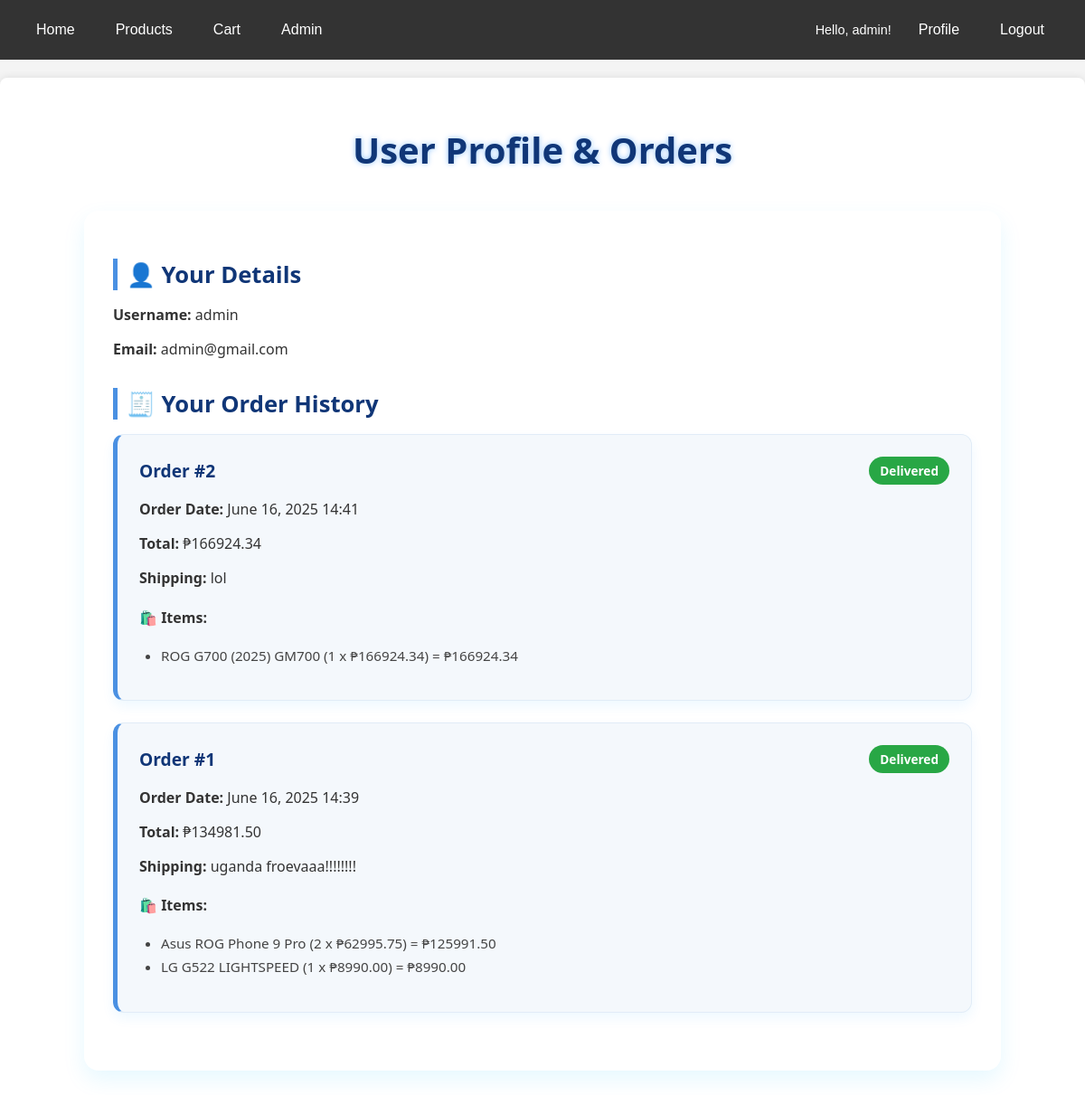
/accounts/profile/ (signed in), run on an earlier commit of the app's database.
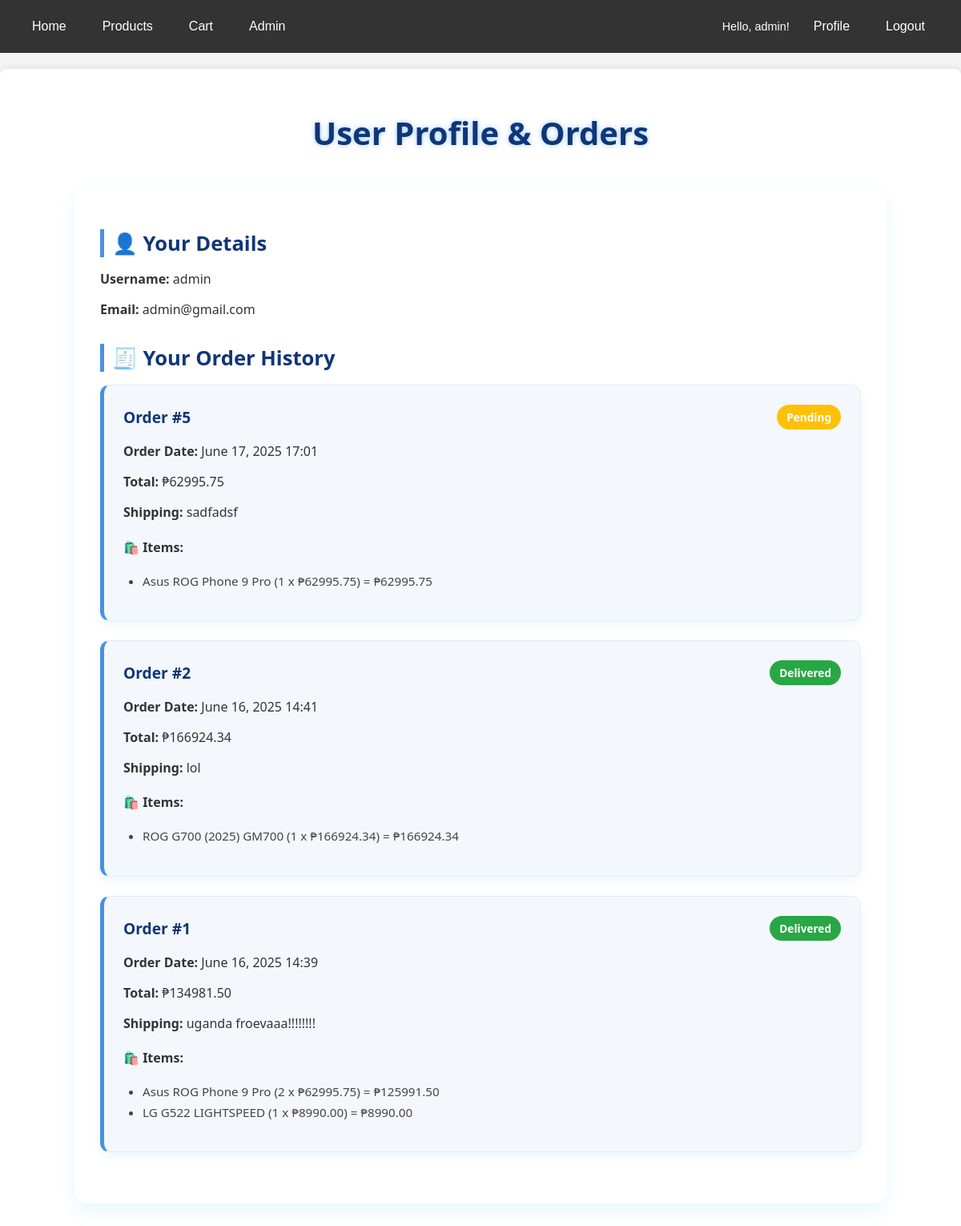
And on a later commit of the database.
### accounts/models.py (models this page shows, shortened)
class Order(models.Model):
    user = models.ForeignKey(User, on_delete=models.CASCADE)
    order_date = models.DateTimeField(auto_now_add=True)
    total_amount = models.DecimalField(max_digits=10, decimal_places=2)
    shipping_address = models.TextField()
    STATUS_CHOICES = [
        ('Pending', 'Pending'),
        ('Processing', 'Processing'),
        ('Shipped', 'Shipped'),
        ('Delivered', 'Delivered'),
        ('Cancelled', 'Cancelled'),
    ]
    status = models.CharField(max_length=20, choices=STATUS_CHOICES, default='Pending')

class OrderItem(models.Model):
    order = models.ForeignKey(Order, on_delete=models.CASCADE)
    product = models.ForeignKey(Product, on_delete=models.RESTRICT)
    quantity = models.PositiveIntegerField()
    price_at_order = models.DecimalField(max_digits=10, decimal_places=2)
    class Meta:
        unique_together = ('order', 'product')
    @property
    def total_price(self):
        return self.quantity * self.price_at_order

### products/models.py (models this page shows, shortened)
class Product(models.Model):
    name = models.CharField(
        max_length=255,
        help_text="Name of the product",
        verbose_name="Product Name"
    )
    description = models.TextField(
        blank=True,
        null=True,
        help_text="Detailed description of the product",
        verbose_name="Description"
    )
    price = models.DecimalField(
        max_digits=10,
        decimal_places=2,
        help_text="Price of the product",
        verbose_name="Price"
    )
    stock_quantity = models.IntegerField(
        default=0,
        help_text="Current stock level of the product",
        verbose_name="Stock Quantity"
    )
    image = models.ImageField(
        upload_to='products/',
        blank=True,
        null=True,
        help_text="Upload a product image file",
        verbose_name="Product Image"
    )
    category = models.ForeignKey(
        Category,
        on_delete=models.RESTRICT,
        related_name='products',
        help_text="The category this product belongs to",
        verbose_name="Category"
    )
    created_at = models.DateTimeField(auto_now_add=True)
    updated_at = models.DateTimeField(auto_now=True)
    class Meta:
        ordering = ['name']
        verbose_name_plural = "Products"

### accounts/views.py (the view)
# urls.py: path('profile/', views.user_profile, name='user_profile'),
@login_required
def user_profile(request):
    user_orders = Order.objects.filter(user=request.user).order_by('-order_date')
    context = {
        'page_title': 'User Profile & Orders',
        'user_obj': request.user,
        'orders': user_orders,
    }
    return render(request, 'accounts/user_profile.html', context)

### products/templates/accounts/user_profile.html (shortened to what this page needs)
{% extends 'products/base.html' %}
{% block content %}
<h1 class="page-heading">{{ page_title }}</h1>
<div class="profile-container">
    <div class="user-details">
        <h2>👤 Your Details</h2>
        <p><strong>Username:</strong> {{ user_obj.username }}</p>
        <p><strong>Email:</strong> {{ user_obj.email }}</p>
    </div>
    <div class="order-history">
        <h2>🧾 Your Order History</h2>
        {% if orders %}
            {% for order in orders %}
                <div class="order-card">
                    <h3>Order #{{ order.id }}
                        <span class="order-status {{ order.status|lower }}">{{ order.status }}</span>
                    </h3>
                    <p><strong>Order Date:</strong> {{ order.order_date|date:"F d, Y H:i" }}</p>
                    <p><strong>Total:</strong> ₱{{ order.total_amount|floatformat:2 }}</p>
                    <p><strong>Shipping:</strong> {{ order.shipping_address }}</p>
                    <h4>🛍️ Items:</h4>
                    <ul class="order-items-list">
                        {% for item in order.orderitem_set.all %}
                            <li>
                                {{ item.product.name }} ({{ item.quantity }} x ₱{{ item.price_at_order|floatformat:2 }}) = ₱{{ item.total_price|floatformat:2 }}
                            </li>
                        {% endfor %}
                    </ul>
                </div>
            {% endfor %}
        {% else %}
            <p class="no-orders">You haven't placed any orders yet.</p>
        {% endif %}
    </div>
</div>
{% endblock %}

What changed in the data, as far as the page shows it:
added Order: id "5", status "Pending", order_date "June 17, 2025 17:01", total_amount "62995.75", shipping_address "sadfadsf"
added OrderItem: product.name "Asus ROG Phone 9 Pro", quantity "1", price_at_order "62995.75", total_price "62995.75", shown under "5"
